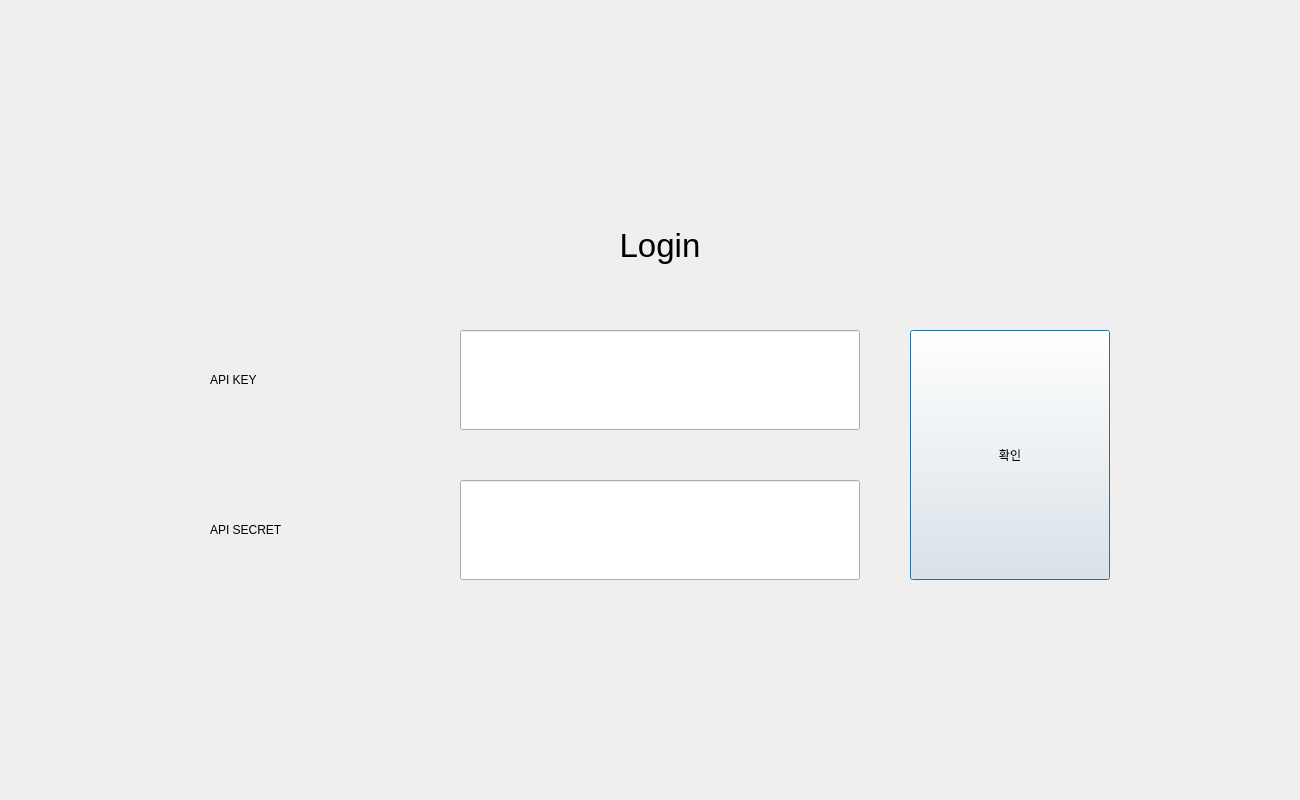
<?xml version="1.0" encoding="UTF-8"?>
<ui version="4.0">
 <class>Dialog</class>
 <widget class="QDialog" name="Dialog">
  <property name="geometry">
   <rect>
    <x>0</x>
    <y>0</y>
    <width>1300</width>
    <height>800</height>
   </rect>
  </property>
  <property name="windowTitle">
   <string>Dialog</string>
  </property>
  <widget class="QLineEdit" name="lineEdit_api_key">
   <property name="geometry">
    <rect>
     <x>460</x>
     <y>330</y>
     <width>400</width>
     <height>100</height>
    </rect>
   </property>
  </widget>
  <widget class="QLineEdit" name="lineEdit_api_secret">
   <property name="geometry">
    <rect>
     <x>460</x>
     <y>480</y>
     <width>400</width>
     <height>100</height>
    </rect>
   </property>
  </widget>
  <widget class="QLabel" name="label_api_secret">
   <property name="geometry">
    <rect>
     <x>210</x>
     <y>480</y>
     <width>200</width>
     <height>100</height>
    </rect>
   </property>
   <property name="text">
    <string>API SECRET</string>
   </property>
  </widget>
  <widget class="QLabel" name="label_login">
   <property name="geometry">
    <rect>
     <x>210</x>
     <y>180</y>
     <width>900</width>
     <height>130</height>
    </rect>
   </property>
   <property name="font">
    <font>
     <pointsize>25</pointsize>
     <weight>50</weight>
     <italic>false</italic>
     <bold>false</bold>
     <underline>false</underline>
     <strikeout>false</strikeout>
     <stylestrategy>PreferDefault</stylestrategy>
     <kerning>true</kerning>
    </font>
   </property>
   <property name="mouseTracking">
    <bool>false</bool>
   </property>
   <property name="tabletTracking">
    <bool>false</bool>
   </property>
   <property name="text">
    <string>Login</string>
   </property>
   <property name="alignment">
    <set>Qt::AlignCenter</set>
   </property>
  </widget>
  <widget class="QLabel" name="label_api_key">
   <property name="geometry">
    <rect>
     <x>210</x>
     <y>330</y>
     <width>200</width>
     <height>100</height>
    </rect>
   </property>
   <property name="text">
    <string>API KEY</string>
   </property>
  </widget>
  <widget class="QPushButton" name="Button_login">
   <property name="geometry">
    <rect>
     <x>910</x>
     <y>330</y>
     <width>200</width>
     <height>250</height>
    </rect>
   </property>
   <property name="text">
    <string>확인</string>
   </property>
  </widget>
 </widget>
 <resources/>
 <connections/>
</ui>
